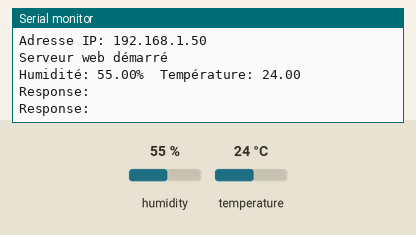
Recording of a sketch running on a simulated ESP32. On the bench: the last lines printed to the serial monitor. The test bench sets the inputs (shaded band); at power-on: humidity 55 %, temperature 24 °C. WiFi joins after 1.5 s; servers stay silent unless stated; uploads are accepted with an empty reply.

Above: at 2.7 s.
2.8 s: humidity set to 22 %
10.6 s: temperature set to 12 °C
At 12.07 s:
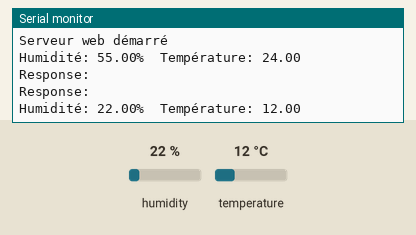
18.4 s: humidity set to 40 %
At 24.2 s:
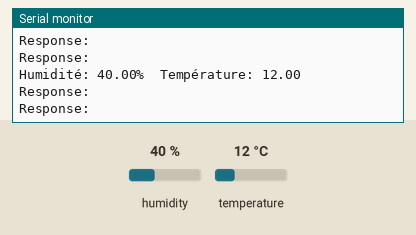

Measured:
- after the input at 10.6 s, the serial monitor: prints a new line after 1.3 s (image 1)
- after the input at 18.4 s, the serial monitor: prints a new line after 3.9 s (image 2)

The sketch:

ESP32_HT.ino
```cpp
#include <WiFi.h>
#include <HTTPClient.h>
#include <WebServer.h>
#include "DHT.h"

// --- DHT22 ---
#define DHTPIN 4
#define DHTTYPE DHT22
DHT dht(DHTPIN, DHTTYPE);

// --- Wi-Fi ---
const char* ssid = "RLMK";
const char* password = "rlmk1234";

// --- API Flask ---
const char* serverName = "http://10.61.55.3:5000/api/donnees"; // IP locale du PC avec Flask
const char* apiKey = "cleApi_12345";

// --- WebServer local ---
WebServer server(80);

// --- Fonctions ---
void sendData(String type, float valeur, String unite) {
  // JSON sans timestamp
  String jsonData = "{";
  jsonData += "\"Type_Donnee\":\"" + type + "\"," ;
  jsonData += "\"Unite_Donnee\":\"" + unite + "\"," ;
  jsonData += "\"Valeur_Donnee\":" + String(valeur, 2) + "," ;
  jsonData += "\"Id_ESP32\":1" ;
  jsonData += "}";

  HTTPClient http;
  http.begin(serverName);
  http.addHeader("Content-Type", "application/json");
  http.addHeader("x-api-key", apiKey);

  int httpResponseCode = http.POST(jsonData);
  if (httpResponseCode > 0) {
    Serial.println("Response: " + http.getString());
  } else {
    Serial.println("Erreur POST: " + String(httpResponseCode));
  }
  http.end();
}

// --- Handlers Web ---
void handleStatus() {
  String json = "{\"ok\":true,\"ip\":\"" + WiFi.localIP().toString() + "\"}";
  server.send(200, "application/json", json);
}

void handleRoot() {
  server.send(200, "text/plain", "ESP32 connecté au réseau local. /status pour JSON.");
}

// --- Setup ---
void setup() {
  Serial.begin(115200);
  dht.begin();

  // Connexion Wi-Fi avec IP fixe
  IPAddress local_IP(10,61,55,169);
  IPAddress gateway(10,61,55,1);
  IPAddress subnet(255,255,255,0);
  if (!WiFi.config(local_IP, gateway, subnet)) {
    Serial.println("Erreur configuration IP fixe !");
  }

  WiFi.begin(ssid, password);
  Serial.print("Connexion au Wi-Fi");
  while (WiFi.status() != WL_CONNECTED) { delay(500); Serial.print("."); }
  Serial.println();
  Serial.println("Wi-Fi connecté !");
  Serial.print("Adresse IP: "); Serial.println(WiFi.localIP());

  // Serveur web local
  server.on("/", handleRoot);
  server.on("/status", handleStatus);
  server.begin();
  Serial.println("Serveur web démarré");
}

// --- Loop ---
void loop() {
  server.handleClient();

  if (WiFi.status() == WL_CONNECTED) {
    float h = dht.readHumidity();
    float t = dht.readTemperature();
    if (!isnan(h) && !isnan(t)) {
      Serial.print("Humidité: "); Serial.print(h); Serial.print("%\t");
      Serial.print("Température: "); Serial.println(t);

      sendData("Temperature", t, "C");
      sendData("Humidite", h, "%");
    } else {
      Serial.println("Erreur lecture DHT !");
    }
  } else {
    Serial.println("Erreur Wi-Fi");
  }

  delay(10000); // toutes les 10 secondes
}
```
